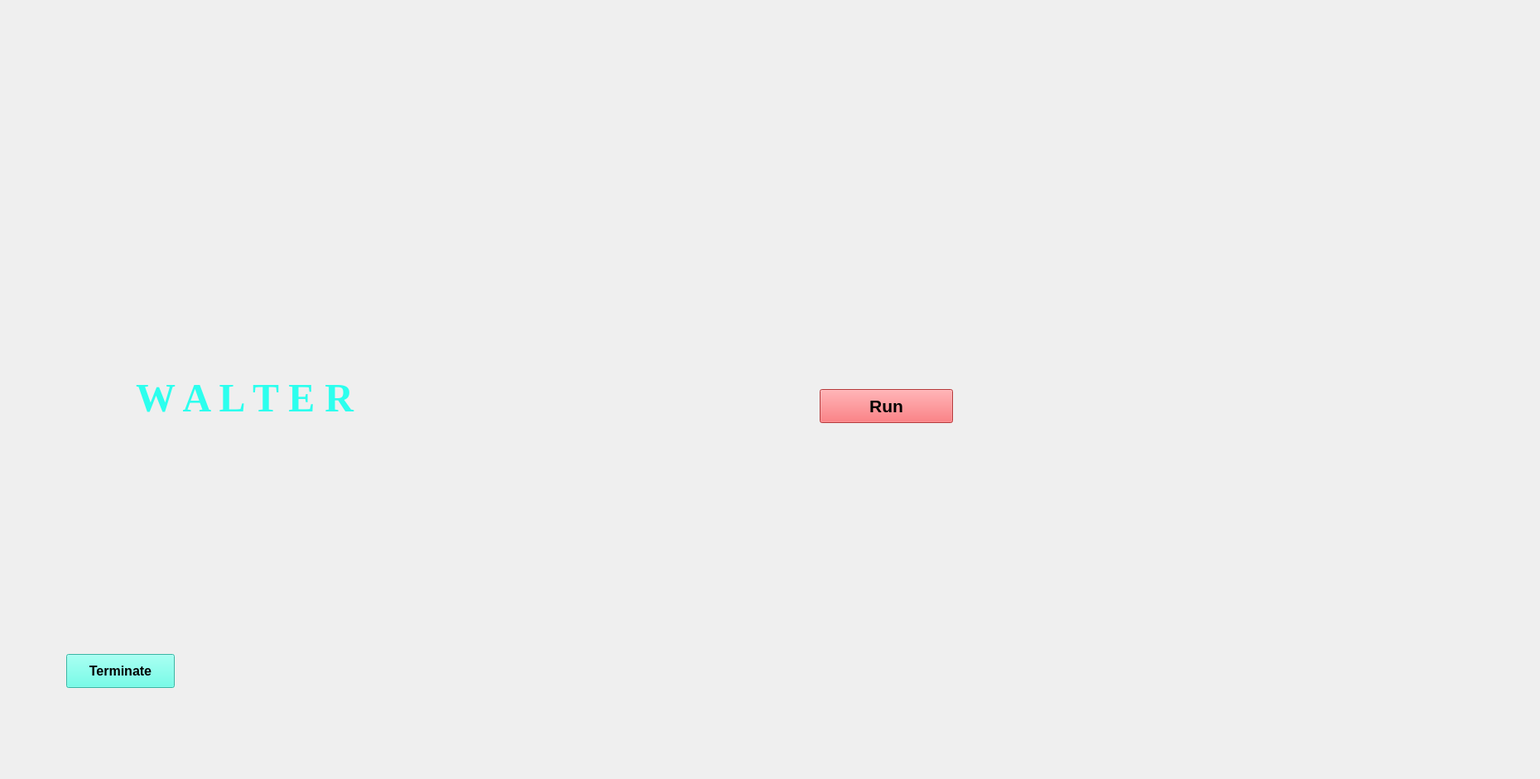
<?xml version="1.0" encoding="UTF-8"?>
<ui version="4.0">
 <class>Walter</class>
 <widget class="QMainWindow" name="Walter">
  <property name="geometry">
   <rect>
    <x>0</x>
    <y>0</y>
    <width>1860</width>
    <height>941</height>
   </rect>
  </property>
  <property name="windowTitle">
   <string>MainWindow</string>
  </property>
  <property name="styleSheet">
   <string notr="true"/>
  </property>
  <widget class="QWidget" name="centralwidget">
   <widget class="QLabel" name="bg_lab">
    <property name="geometry">
     <rect>
      <x>0</x>
      <y>0</y>
      <width>1991</width>
      <height>971</height>
     </rect>
    </property>
    <property name="text">
     <string/>
    </property>
    <property name="pixmap">
     <pixmap>image/Walter bg.gif</pixmap>
    </property>
    <property name="scaledContents">
     <bool>true</bool>
    </property>
   </widget>
   <widget class="QLabel" name="chat_box_lab">
    <property name="geometry">
     <rect>
      <x>1460</x>
      <y>150</y>
      <width>371</width>
      <height>601</height>
     </rect>
    </property>
    <property name="text">
     <string/>
    </property>
    <property name="pixmap">
     <pixmap>image/chatbox_image_2.jpeg</pixmap>
    </property>
    <property name="scaledContents">
     <bool>true</bool>
    </property>
   </widget>
   <widget class="QLabel" name="footer_img">
    <property name="geometry">
     <rect>
      <x>10</x>
      <y>890</y>
      <width>1901</width>
      <height>41</height>
     </rect>
    </property>
    <property name="text">
     <string/>
    </property>
    <property name="pixmap">
     <pixmap>image/footer(line).gif</pixmap>
    </property>
    <property name="scaledContents">
     <bool>true</bool>
    </property>
   </widget>
   <widget class="QLabel" name="time_lab">
    <property name="geometry">
     <rect>
      <x>140</x>
      <y>40</y>
      <width>331</width>
      <height>171</height>
     </rect>
    </property>
    <property name="text">
     <string/>
    </property>
    <property name="pixmap">
     <pixmap>image/date-time_border-removebg-preview.png</pixmap>
    </property>
    <property name="scaledContents">
     <bool>true</bool>
    </property>
   </widget>
   <widget class="QLabel" name="date_lable">
    <property name="geometry">
     <rect>
      <x>160</x>
      <y>170</y>
      <width>261</width>
      <height>111</height>
     </rect>
    </property>
    <property name="text">
     <string/>
    </property>
    <property name="pixmap">
     <pixmap>image/date-time_border-removebg-preview.png</pixmap>
    </property>
    <property name="scaledContents">
     <bool>true</bool>
    </property>
   </widget>
   <widget class="QPushButton" name="run_button">
    <property name="geometry">
     <rect>
      <x>990</x>
      <y>470</y>
      <width>161</width>
      <height>41</height>
     </rect>
    </property>
    <property name="font">
     <font>
      <pointsize>16</pointsize>
      <weight>75</weight>
      <bold>true</bold>
     </font>
    </property>
    <property name="styleSheet">
     <string notr="true">background-color: rgb(255, 78, 81);
</string>
    </property>
    <property name="text">
     <string>Run</string>
    </property>
   </widget>
   <widget class="QLabel" name="state_lab">
    <property name="geometry">
     <rect>
      <x>1200</x>
      <y>750</y>
      <width>241</width>
      <height>121</height>
     </rect>
    </property>
    <property name="text">
     <string/>
    </property>
    <property name="pixmap">
     <pixmap>image/date-time_border-removebg-preview.png</pixmap>
    </property>
    <property name="scaledContents">
     <bool>true</bool>
    </property>
   </widget>
   <widget class="QTextBrowser" name="Time">
    <property name="geometry">
     <rect>
      <x>180</x>
      <y>90</y>
      <width>261</width>
      <height>71</height>
     </rect>
    </property>
    <property name="font">
     <font>
      <pointsize>24</pointsize>
     </font>
    </property>
    <property name="styleSheet">
     <string notr="true">background:transparent;
color: rgb(255, 255, 255);
border-radius:none;</string>
    </property>
    <property name="html">
     <string>&lt;!DOCTYPE HTML PUBLIC &quot;-//W3C//DTD HTML 4.0//EN&quot; &quot;http://www.w3.org/TR/REC-html40/strict.dtd&quot;&gt;
&lt;html&gt;&lt;head&gt;&lt;meta name=&quot;qrichtext&quot; content=&quot;1&quot; /&gt;&lt;style type=&quot;text/css&quot;&gt;
p, li { white-space: pre-wrap; }
&lt;/style&gt;&lt;/head&gt;&lt;body style=&quot; font-family:'MS Shell Dlg 2'; font-size:24pt; font-weight:400; font-style:normal;&quot;&gt;
&lt;p style=&quot;-qt-paragraph-type:empty; margin-top:0px; margin-bottom:0px; margin-left:0px; margin-right:0px; -qt-block-indent:0; text-indent:0px; font-size:28pt;&quot;&gt;&lt;br /&gt;&lt;/p&gt;&lt;/body&gt;&lt;/html&gt;</string>
    </property>
   </widget>
   <widget class="QTextBrowser" name="state_of_assistant">
    <property name="geometry">
     <rect>
      <x>1230</x>
      <y>790</y>
      <width>271</width>
      <height>61</height>
     </rect>
    </property>
    <property name="font">
     <font>
      <pointsize>12</pointsize>
     </font>
    </property>
    <property name="styleSheet">
     <string notr="true">background:transparent;
color: rgb(255, 255, 255);
border-radius:none;</string>
    </property>
    <property name="html">
     <string>&lt;!DOCTYPE HTML PUBLIC &quot;-//W3C//DTD HTML 4.0//EN&quot; &quot;http://www.w3.org/TR/REC-html40/strict.dtd&quot;&gt;
&lt;html&gt;&lt;head&gt;&lt;meta name=&quot;qrichtext&quot; content=&quot;1&quot; /&gt;&lt;style type=&quot;text/css&quot;&gt;
p, li { white-space: pre-wrap; }
&lt;/style&gt;&lt;/head&gt;&lt;body style=&quot; font-family:'MS Shell Dlg 2'; font-size:12pt; font-weight:400; font-style:normal;&quot;&gt;
&lt;p style=&quot;-qt-paragraph-type:empty; margin-top:0px; margin-bottom:0px; margin-left:0px; margin-right:0px; -qt-block-indent:0; text-indent:0px;&quot;&gt;&lt;br /&gt;&lt;/p&gt;&lt;/body&gt;&lt;/html&gt;</string>
    </property>
   </widget>
   <widget class="QTextBrowser" name="Date">
    <property name="geometry">
     <rect>
      <x>190</x>
      <y>200</y>
      <width>201</width>
      <height>51</height>
     </rect>
    </property>
    <property name="font">
     <font>
      <pointsize>16</pointsize>
     </font>
    </property>
    <property name="styleSheet">
     <string notr="true">background:transparent;
color: rgb(255, 255, 255);
border-radius:none;</string>
    </property>
    <property name="html">
     <string>&lt;!DOCTYPE HTML PUBLIC &quot;-//W3C//DTD HTML 4.0//EN&quot; &quot;http://www.w3.org/TR/REC-html40/strict.dtd&quot;&gt;
&lt;html&gt;&lt;head&gt;&lt;meta name=&quot;qrichtext&quot; content=&quot;1&quot; /&gt;&lt;style type=&quot;text/css&quot;&gt;
p, li { white-space: pre-wrap; }
&lt;/style&gt;&lt;/head&gt;&lt;body style=&quot; font-family:'MS Shell Dlg 2'; font-size:16pt; font-weight:400; font-style:normal;&quot;&gt;
&lt;p style=&quot;-qt-paragraph-type:empty; margin-top:0px; margin-bottom:0px; margin-left:0px; margin-right:0px; -qt-block-indent:0; text-indent:0px; font-size:17pt;&quot;&gt;&lt;br /&gt;&lt;/p&gt;&lt;/body&gt;&lt;/html&gt;</string>
    </property>
   </widget>
   <widget class="QTextBrowser" name="Chat_box">
    <property name="geometry">
     <rect>
      <x>1490</x>
      <y>211</y>
      <width>311</width>
      <height>521</height>
     </rect>
    </property>
    <property name="font">
     <font>
      <pointsize>9</pointsize>
     </font>
    </property>
    <property name="styleSheet">
     <string notr="true">background:transparent;
color: rgb(255, 255, 255);
border-radius:none;</string>
    </property>
    <property name="html">
     <string>&lt;!DOCTYPE HTML PUBLIC &quot;-//W3C//DTD HTML 4.0//EN&quot; &quot;http://www.w3.org/TR/REC-html40/strict.dtd&quot;&gt;
&lt;html&gt;&lt;head&gt;&lt;meta name=&quot;qrichtext&quot; content=&quot;1&quot; /&gt;&lt;style type=&quot;text/css&quot;&gt;
p, li { white-space: pre-wrap; }
&lt;/style&gt;&lt;/head&gt;&lt;body style=&quot; font-family:'MS Shell Dlg 2'; font-size:9pt; font-weight:400; font-style:normal;&quot;&gt;
&lt;p style=&quot;-qt-paragraph-type:empty; margin-top:0px; margin-bottom:0px; margin-left:0px; margin-right:0px; -qt-block-indent:0; text-indent:0px; font-size:11pt;&quot;&gt;&lt;br /&gt;&lt;/p&gt;&lt;/body&gt;&lt;/html&gt;</string>
    </property>
   </widget>
   <widget class="QPushButton" name="Terminate">
    <property name="geometry">
     <rect>
      <x>80</x>
      <y>790</y>
      <width>131</width>
      <height>41</height>
     </rect>
    </property>
    <property name="font">
     <font>
      <pointsize>12</pointsize>
      <weight>75</weight>
      <bold>true</bold>
     </font>
    </property>
    <property name="styleSheet">
     <string notr="true">background-color: rgb(75, 255, 228);
color: rgb(0, 0, 0);</string>
    </property>
    <property name="text">
     <string>Terminate</string>
    </property>
   </widget>
   <widget class="QLabel" name="label">
    <property name="geometry">
     <rect>
      <x>50</x>
      <y>360</y>
      <width>491</width>
      <height>281</height>
     </rect>
    </property>
    <property name="text">
     <string/>
    </property>
    <property name="pixmap">
     <pixmap>image/date-time_border-removebg-preview.png</pixmap>
    </property>
    <property name="scaledContents">
     <bool>true</bool>
    </property>
   </widget>
   <widget class="QTextBrowser" name="textBrowser">
    <property name="geometry">
     <rect>
      <x>90</x>
      <y>450</y>
      <width>411</width>
      <height>111</height>
     </rect>
    </property>
    <property name="font">
     <font>
      <family>Times New Roman</family>
      <pointsize>30</pointsize>
      <weight>75</weight>
      <bold>true</bold>
     </font>
    </property>
    <property name="styleSheet">
     <string notr="true">background:transparent;
border-radius:none;
color: rgb(44, 255, 238);</string>
    </property>
    <property name="html">
     <string>&lt;!DOCTYPE HTML PUBLIC &quot;-//W3C//DTD HTML 4.0//EN&quot; &quot;http://www.w3.org/TR/REC-html40/strict.dtd&quot;&gt;
&lt;html&gt;&lt;head&gt;&lt;meta name=&quot;qrichtext&quot; content=&quot;1&quot; /&gt;&lt;style type=&quot;text/css&quot;&gt;
p, li { white-space: pre-wrap; }
&lt;/style&gt;&lt;/head&gt;&lt;body style=&quot; font-family:'Times New Roman'; font-size:30pt; font-weight:600; font-style:normal;&quot;&gt;
&lt;p align=&quot;center&quot; style=&quot; margin-top:0px; margin-bottom:0px; margin-left:0px; margin-right:0px; -qt-block-indent:0; text-indent:0px;&quot;&gt;&lt;span style=&quot; font-size:36pt;&quot;&gt;W A L T E R&lt;/span&gt;&lt;/p&gt;&lt;/body&gt;&lt;/html&gt;</string>
    </property>
   </widget>
  </widget>
 </widget>
 <resources/>
 <connections/>
</ui>
